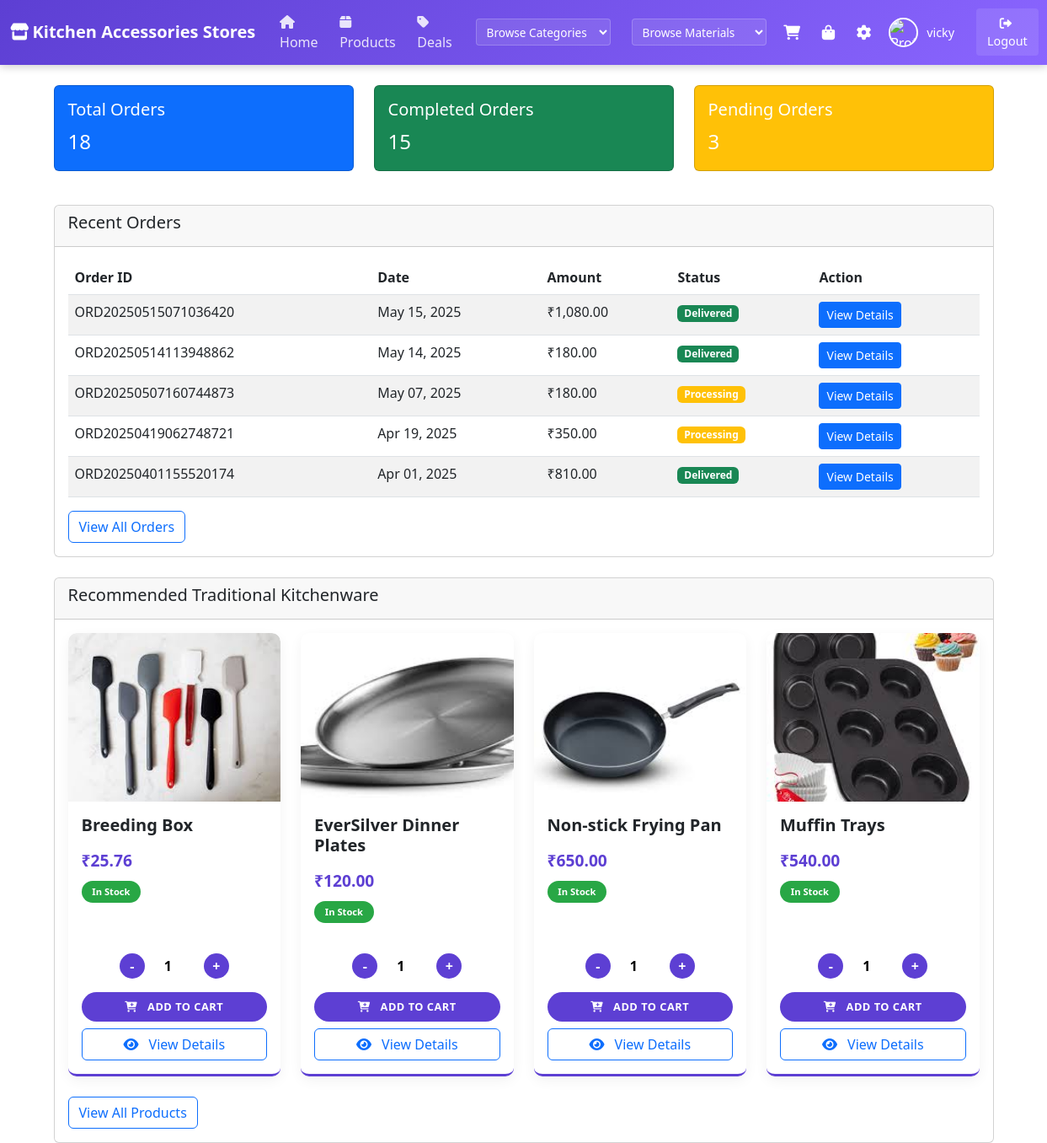
The page /user/index.php (signed in) on the database its author committed.
### tables this page shows
CREATE TABLE `users` (
  `id` int(11) NOT NULL,
  `username` varchar(50) NOT NULL,
  `email` varchar(100) NOT NULL,
  `phone` varchar(20) NOT NULL,
  `address_line1` varchar(255) NOT NULL,
  `city` varchar(100) NOT NULL,
  `state` varchar(100) NOT NULL,
  `postal_code` varchar(20) NOT NULL,
  `user_type` enum('user','admin') NOT NULL,
  `password` varchar(255) NOT NULL,
  `profile_image` varchar(255) NOT NULL,
  `created_at` timestamp NOT NULL DEFAULT current_timestamp(),
  `theme_preference` varchar(10) DEFAULT 'light',
  `color_scheme` varchar(10) DEFAULT 'default',
  `font_size` varchar(10) DEFAULT 'medium',
  `auto_logout` int(11) DEFAULT 30,
  `theme` varchar(10) DEFAULT 'light',
  `primary_color` varchar(7) DEFAULT '#5D3FD3',
  `secondary_color` varchar(7) DEFAULT '#f39c12',
  `font_color` varchar(7) DEFAULT '#333333',
  `auto_logout_time` int(11) DEFAULT 1800
);

CREATE TABLE `esales` (
  `id` int(11) NOT NULL,
  `order_id` varchar(20) NOT NULL,
  `user_id` int(11) NOT NULL,
  `transaction_id` varchar(100) NOT NULL,
  `total_amount` decimal(10,2) NOT NULL,
  `order_confirmation` enum('pending','confirmed','cancelled') NOT NULL DEFAULT 'pending',
  `delivery_confirmation` enum('pending','confirmed','cancelled') NOT NULL DEFAULT 'pending',
  `created_at` timestamp NOT NULL DEFAULT current_timestamp()
);

CREATE TABLE `products` (
  `id` int(11) NOT NULL,
  `product_id` varchar(20) NOT NULL,
  `product_name` varchar(255) NOT NULL,
  `product_quantity` int(11) NOT NULL,
  `reorder_level` int(11) DEFAULT 10,
  `barcode_path` varchar(255) DEFAULT NULL,
  `product_price` decimal(10,2) NOT NULL,
  `agency_id` int(11) NOT NULL,
  `profit_percent` decimal(5,2) NOT NULL,
  `selling_price` decimal(10,2) NOT NULL,
  `product_image` varchar(255) DEFAULT NULL,
  `material` varchar(100) NOT NULL,
  `product_category` varchar(100) NOT NULL,
  `is_visible` tinyint(1) DEFAULT 1,
  `created_at` timestamp NOT NULL DEFAULT current_timestamp(),
  `updated_at` timestamp NULL DEFAULT NULL ON UPDATE current_timestamp(),
  `status` varchar(20) DEFAULT 'active'
);

### user/index.php (the view, shortened to what this page needs)
<?php
include 'navbar.php';
require_once '../config.php';
$user_id = $_SESSION['user_id'];
$orders_query = "SELECT * FROM esales WHERE user_id = ? ORDER BY created_at DESC LIMIT 5";
$stmt = $conn->prepare($orders_query);
$stmt->bind_param("i", $user_id);
$stmt->execute();
$orders_result = $stmt->get_result();
?>
<!DOCTYPE html>
<html lang="en">
<head>
    <link href="https://cdn.jsdelivr.net/npm/bootstrap@5.3.0/dist/css/bootstrap.min.css" rel="stylesheet">
    <link rel="stylesheet" href="https://cdnjs.cloudflare.com/ajax/libs/font-awesome/6.0.0/css/all.min.css">
</head>
<body>
    <div class="container">
        <div class="row mb-4">
            <div class="col-md-4">
                <div class="card text-white bg-primary mb-3">
                    <div class="card-body">
                        <h5 class="card-title">Total Orders</h5>
                        <p class="card-text fs-4">
                            <?php
                            $total_orders_query = "SELECT COUNT(*) as count FROM esales WHERE user_id = ?";
                            $stmt = $conn->prepare($total_orders_query);
                            $stmt->bind_param("i", $user_id);
                            $stmt->execute();
                            $total_orders_result = $stmt->get_result();
                            echo $total_orders_result->fetch_assoc()['count'];
                            ?>
                        </p>
                    </div>
                </div>
            </div>
            <div class="col-md-4">
                <div class="card text-white bg-success mb-3">
                    <div class="card-body">
                        <h5 class="card-title">Completed Orders</h5>
                        <p class="card-text fs-4">
                            <?php
                            $completed_orders_query = "SELECT COUNT(*) as count FROM esales
                                                    WHERE user_id = ? AND delivery_confirmation = 'confirmed'";
                            $stmt = $conn->prepare($completed_orders_query);
                            $stmt->bind_param("i", $user_id);
                            $stmt->execute();
                            $completed_orders_result = $stmt->get_result();
                            echo $completed_orders_result->fetch_assoc()['count'];
                            ?>
                        </p>
                    </div>
                </div>
            </div>
            <div class="col-md-4">
                <div class="card text-white bg-warning mb-3">
                    <div class="card-body">
                        <h5 class="card-title">Pending Orders</h5>
                        <p class="card-text fs-4">
                            <?php
                            $pending_orders_query = "SELECT COUNT(*) as count FROM esales
                                                  WHERE user_id = ? AND delivery_confirmation = 'pending'";
                            $stmt = $conn->prepare($pending_orders_query);
                            $stmt->bind_param("i", $user_id);
                            $stmt->execute();
                            $pending_orders_result = $stmt->get_result();
                            echo $pending_orders_result->fetch_assoc()['count'];
                            ?>
                        </p>
                    </div>
                </div>
            </div>
        </div>
        <div class="card mb-4">
            <div class="card-header">
                <h5>Recent Orders</h5>
            </div>
            <div class="card-body">
                <?php if ($orders_result->num_rows > 0): ?>
                    <div class="table-responsive">
                        <table class="table table-striped">
                            <thead>
                                <tr>
                                    <th>Order ID</th>
                                    <th>Date</th>
                                    <th>Amount</th>
                                    <th>Status</th>
                                    <th>Action</th>
                                </tr>
                            </thead>
                            <tbody>
                                <?php while ($order = $orders_result->fetch_assoc()): ?>
                                <tr>
                                    <td><?php echo htmlspecialchars($order['order_id']); ?></td>
                                    <td><?php echo date('M d, Y', strtotime($order['created_at'])); ?></td>
                                    <td>₹<?php echo number_format($order['total_amount'], 2); ?></td>
                                    <td>
                                        <?php if ($order['delivery_confirmation'] == 'confirmed'): ?>
                                            <span class="badge bg-success">Delivered</span>
                                        <?php else: ?>
                                            <span class="badge bg-warning">Processing</span>
                                        <?php endif; ?>
                                    </td>
                                    <td>
                                        <a href="order-details.php?id=<?php echo $order['id']; ?>" class="btn btn-sm btn-primary">
                                            View Details
                                        </a>
                                    </td>
                                </tr>
                                <?php endwhile; ?>
                            </tbody>
                        </table>
                    </div>
                    <a href="orders.php" class="btn btn-outline-primary">View All Orders</a>
                <?php else: ?>
                    <p>You haven't placed any orders yet.</p>
                    <a href="products.php" class="btn btn-primary">Browse Products</a>
                <?php endif; ?>
            </div>
        </div>
        <div class="card">
            <div class="card-header">
                <h5>Recommended Traditional Kitchenware</h5>
            </div>
            <div class="card-body">
                <div class="row">
                    <?php
                    $products_query = "SELECT * FROM products ORDER BY RAND() LIMIT 4";
                    $products_result = $conn->query($products_query);
                    if ($products_result->num_rows > 0):
                        while ($product = $products_result->fetch_assoc()):
                            $discount = 0;
                            if ($product['product_price'] > 0) {
                                $discount = round((($product['product_price'] - $product['selling_price']) / $product['product_price'] * 100));
                            }
                            if ($product['product_quantity'] < 1) {
                                $stock_class = "out-of-stock";
                                $stock_text = "Out of Stock";
                            } elseif ($product['product_quantity'] < 5) {
                                $stock_class = "low-stock";
                                $stock_text = "Low Stock";
                            } else {
                                $stock_class = "in-stock";
                                $stock_text = "In Stock";
                            }
                    ?>
                    <div class="col-md-3 mb-4">
                        <div class="card h-100 product-card">
                            <div class="position-relative overflow-hidden">
                                <img src="<?php echo htmlspecialchars($product['product_image']); ?>" class="card-img-top" alt="<?php echo htmlspecialchars($product['product_name']); ?>">
                            </div>
                            <div class="card-body d-flex flex-column">
                                <h5 class="card-title fw-bold mb-3"><?php echo htmlspecialchars($product['product_name']); ?></h5>
                                <?php if ($discount > 0): ?>
                                    <div class="mb-2">
                                        <span class="original-price">₹<?= number_format($product['product_price'], 2); ?></span>
                                        <span class="selling-price">₹<?= number_format($product['selling_price'], 2); ?></span>
                                    </div>
                                <?php else: ?>
                                    <div class="selling-price mb-2">₹<?= number_format($product['selling_price'], 2); ?></div>
                                <?php endif; ?>
                                <p class="mb-3"><span class="stock-badge <?= $stock_class; ?>"><?= $stock_text; ?></span></p>
                                <form method="post" action="" class="mt-auto">
                                    <div class="quantity-control">
                                        <button type="button" class="quantity-btn" onclick="updateQuantity(this, -1)">-</button>
                                        <input type="number" name="quantity" value="1" min="1" max="<?= $product['product_quantity']; ?>" class="quantity-input" readonly>
                                        <button type="button" class="quantity-btn" onclick="updateQuantity(this, 1, <?= $product['product_quantity']; ?>)">+</button>
                                    </div>
                                    <div class="d-grid gap-2">
                                        <button type="submit" name="add_to_cart" class="btn btn-cart" <?= ($product['product_quantity'] < 1) ? 'disabled' : ''; ?>>
                                            <i class="fas fa-cart-plus me-2"></i> Add to Cart
                                        </button>
                                        <a href="product_detail.php?id=<?= $product['id']; ?>" class="btn btn-outline-primary">
                                            <i class="fas fa-eye me-2"></i> View Details
                                        </a>
                                    </div>
                                </form>
                            </div>
                        </div>
                    </div>
                    <?php
                        endwhile;
                    else:
                    ?>
                    <p>No products available at the moment.</p>
                    <?php endif; ?>
                </div>
                <a href="products.php" class="btn btn-outline-primary">View All Products</a>
            </div>
        </div>
    </div>
</body>
</html>

### user/navbar.php (shortened to what this page needs)
<?php
require_once '../config.php';
$user_id = $_SESSION['user_id'];
$stmt = $conn->prepare("SELECT username, profile_image FROM users WHERE id = ?");
$stmt->bind_param("i", $user_id);
$stmt->execute();
$result = $stmt->get_result();
$user = $result->fetch_assoc();
$profile_image = "../uploads/profilephoto/default-avatar.png";
if (!empty($user['profile_image'])) {
    if (strpos($user['profile_image'], 'uploads/profilephoto/') !== false) {
        $profile_image = "../" . $user['profile_image'];
    } else {
        $profile_image = "../uploads/profilephoto/" . $user['profile_image'];
    }
    if (!file_exists($profile_image)) {
        $profile_image = "../uploads/profilephoto/default-avatar.png";
    }
}
?>
<!DOCTYPE html>
<html lang="en">
<head>
    <link href="https://cdn.jsdelivr.net/npm/bootstrap@5.3.0-alpha1/dist/css/bootstrap.min.css" rel="stylesheet">
    <link rel="stylesheet" href="https://cdnjs.cloudflare.com/ajax/libs/font-awesome/6.0.0/css/all.min.css">
</head>
<body>
    <nav class="navbar navbar-expand-lg navbar-dark">
        <div class="container-fluid">
            <a class="navbar-brand" href="">
                <i class="fas fa-store me-1"></i>Kitchen Accessories Stores
            </a>
            <div class="collapse navbar-collapse" id="navbarNav">
                <ul class="navbar-nav me-auto">
                    <li class="nav-item">
                        <a class="nav-link active" href="index.php"><i class="fas fa-home me-1"></i>Home</a>
                    </li>
                    <li class="nav-item">
                        <a class="nav-link" href="products.php"><i class="fas fa-box me-1"></i>Products</a>
                    </li>
                    <li class="nav-item">
                        <a class="nav-link" href="deals.php"><i class="fas fa-tag me-1"></i>Deals</a>
                    </li>
                </ul>
                <div class="dropdown-container">
                    <div class="nav-selector">
                        <select id="categoryDropdown" onchange="navigateToCategory()">
                            <option value="">Browse Categories</option>
                        </select>
                    </div>
                    <div class="nav-selector">
                        <select id="materialDropdown" onchange="navigateToMaterial()">
                            <option value="">Browse Materials</option>
                        </select>
                    </div>
                </div>
                <div class="d-flex align-items-center gap-3 ms-3">
                    <div class="position-relative">
                        <a href="cart.php" class="nav-icon">
                            <i class="fas fa-shopping-cart"></i>
                        </a>
                    </div>
                    <div class="position-relative">
                        <a href="orders.php" class="nav-icon">
                            <i class="fas fa-shopping-bag"></i>
                        </a>
                    </div>
                    <button id="settingsBtn" class="nav-icon" style="background: none; border: none;">
                        <i class="fas fa-cog"></i>
                    </button>
                    <a href="profile.php" class="profile-link">
                        <img src="<?php echo htmlspecialchars($profile_image); ?>" alt="Profile" class="navbar-profile-image">
                        <span class="username-display"><?php echo htmlspecialchars($user['username']); ?></span>
                    </a>
                    <form method="get" action="">
                        <button type="submit" name="logout" class="logout-btn">
                            <i class="fas fa-sign-out-alt me-1"></i>Logout
                        </button>
                    </form>
                </div>
            </div>
        </div>
    </nav>
</body>
</html>

### rows shown on the page
users: username "vicky"
esales: order "ORD20250515071036420", created_at "May 15, 2025", total_amount "1,080.00", delivery_confirmation "Delivered"
esales: order "ORD20250514113948862", created_at "May 14, 2025", total_amount "180.00", delivery_confirmation "Delivered"
esales: order "ORD20250507160744873", created_at "May 07, 2025", total_amount "180.00", delivery_confirmation "Processing"
esales: order "ORD20250419062748721", created_at "Apr 19, 2025", total_amount "350.00", delivery_confirmation "Processing"
esales: order "ORD20250401155520174", created_at "Apr 01, 2025", total_amount "810.00", delivery_confirmation "Delivered"
products: product_image (picture), product_name "Breeding Box", selling_price "25.76", product_quantity "In Stock"
products: product_image (picture), product_name "EverSilver Dinner Plates", selling_price "120.00", product_quantity "In Stock"
products: product_image (picture), product_name "Non-stick Frying Pan", selling_price "650.00", product_quantity "In Stock"
products: product_image (picture), product_name "Muffin Trays", selling_price "540.00", product_quantity "In Stock"

### other values the page prints
$total_orders_result->fetch_assoc()['count'] "18"
$completed_orders_result->fetch_assoc()['count'] "15"
$pending_orders_result->fetch_assoc()['count'] "3"
